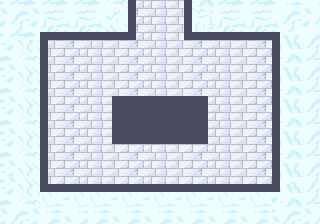

Below is a game level as drawn by its tile map, then a one-line description and the .tmx that defines it (tile-layer data replaced by summaries):
An orthogonal 40x28 tile map with 8x8 px tiles, 3 tile layers (gfx, walls, spikes) and 4 objects (2x Enemy, 2x Switch).

<map version="1.10" tiledversion="1.11.0" orientation="orthogonal" renderorder="right-down" width="40" height="28" tilewidth="8" tileheight="8" infinite="0" nextlayerid="7" nextobjectid="13">
 <tileset firstgid="1" source="sky-temple.tsx" />
 <layer id="1" name="gfx" width="40" height="28">
  <data>[1120 cells, 1120 non-empty, 148 distinct tile ids]</data>
 </layer>
 <layer id="2" name="walls" width="40" height="28">
  <data>[1120 cells, 98 non-empty, 1 distinct tile ids]</data>
 </layer>
 <layer id="3" name="spikes" width="40" height="28">
  <data>[1120 cells, 72 non-empty, 1 distinct tile ids]</data>
 </layer>
 <objectgroup id="5" name="objs">
  <object id="1" name="Angel" type="Enemy" x="240" y="96">
   <properties>
    <property name="invulnerable" type="bool" value="true" />
   </properties>
   <point />
  </object>
  <object id="8" name="Angel" type="Enemy" x="80" y="96">
   <properties>
    <property name="invulnerable" type="bool" value="true" />
   </properties>
   <point />
  </object>
  <object id="11" name="Switch" type="Switch" x="80" y="168">
   <properties>
    <property name="event_id" type="int" value="0" />
   </properties>
   <point />
  </object>
  <object id="12" name="Switch" type="Switch" x="240" y="168">
   <properties>
    <property name="event_id" type="int" value="0" />
   </properties>
   <point />
  </object>
 </objectgroup>
</map>
